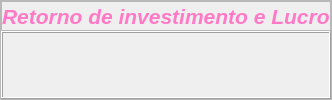
               <widget class="QFrame" name="campo_3_RetornoLucro">
                <property name="frameShape">
                 <enum>QFrame::StyledPanel</enum>
                </property>
                <property name="frameShadow">
                 <enum>QFrame::Raised</enum>
                </property>
                <layout class="QVBoxLayout" name="verticalLayout_15">
                 <property name="spacing">
                  <number>0</number>
                 </property>
                 <property name="leftMargin">
                  <number>0</number>
                 </property>
                 <property name="topMargin">
                  <number>0</number>
                 </property>
                 <property name="rightMargin">
                  <number>0</number>
                 </property>
                 <property name="bottomMargin">
                  <number>0</number>
                 </property>
                 <item>
                  <widget class="QFrame" name="frm_titulo_3">
                   <property name="minimumSize">
                    <size>
                     <width>0</width>
                     <height>30</height>
                    </size>
                   </property>
                   <property name="maximumSize">
                    <size>
                     <width>16777215</width>
                     <height>30</height>
                    </size>
                   </property>
                   <property name="frameShape">
                    <enum>QFrame::StyledPanel</enum>
                   </property>
                   <property name="frameShadow">
                    <enum>QFrame::Raised</enum>
                   </property>
                   <layout class="QVBoxLayout" name="verticalLayout_16">
                    <property name="spacing">
                     <number>0</number>
                    </property>
                    <property name="leftMargin">
                     <number>0</number>
                    </property>
                    <property name="topMargin">
                     <number>0</number>
                    </property>
                    <property name="rightMargin">
                     <number>0</number>
                    </property>
                    <property name="bottomMargin">
                     <number>0</number>
                    </property>
                    <item alignment="Qt::AlignHCenter">
                     <widget class="QLabel" name="titulo_RetornoLucro">
                      <property name="font">
                       <font>
                        <pointsize>16</pointsize>
                        <italic>true</italic>
                        <bold>true</bold>
                       </font>
                      </property>
                      <property name="styleSheet">
                       <string notr="true">
color:#ff79c6;
</string>
                      </property>
                      <property name="text">
                       <string>Retorno de investimento e Lucro</string>
                      </property>
                     </widget>
                    </item>
                   </layout>
                  </widget>
                 </item>
                 <item>
                  <widget class="QFrame" name="frame_6">
                   <property name="frameShape">
                    <enum>QFrame::Box</enum>
                   </property>
                   <property name="frameShadow">
                    <enum>QFrame::Raised</enum>
                   </property>
                  </widget>
                 </item>
                </layout>
               </widget>
